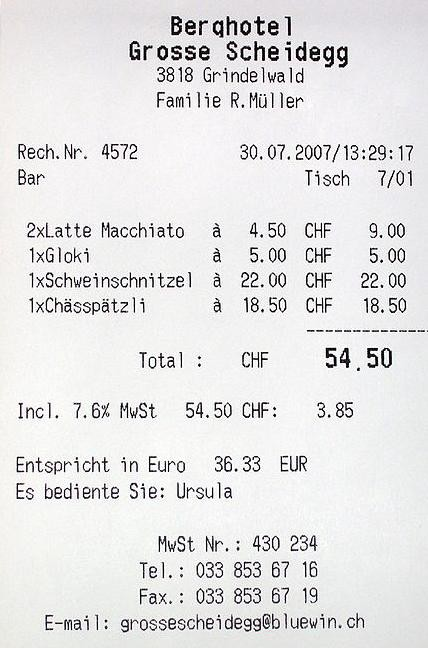
#> input picture OCR-tesseract/receipt_image.jpg, 428 x 648 px
$ python -i ocr_functions.py   (imports and definitions only)
#> lines starting #> are read from the running program, lines starting #| are printed output that depends on the picture; after the words box and inside, x2 and y2 are one past the last pixel; in counts of white or black regions, pixels touching at a corner belong together
#> further down, picture is the input picture: shape (648, 428, 3); mean B, G, R 227.8, 227.6, 228.1
import cv2
import numpy as np
import matplotlib.pyplot as plt
import pytesseract
from pytesseract import Output


# show multiple images
# [14 lines left out: function show_images, not called in this run]

# show image
def show_img(img, caption='OCR'):
    cv2.imshow(caption, img)
    cv2.waitKey(0)

# get grayscale image
def get_grayscale(image):
    return cv2.cvtColor(image, cv2.COLOR_BGR2GRAY)

# noise removal
def remove_noise(image):
    return cv2.medianBlur(image,5)

#thresholding
# [4 lines left out: function thresholding, not called in this run]

#dilation
def dilate(image):
    kernel = np.ones((5,5),np.uint8)
    return cv2.dilate(image, kernel, iterations = 1)

#erosion
def erode(image):
    kernel = np.ones((5,5),np.uint8)
    return cv2.erode(image, kernel, iterations = 1)

#opening - erosion followed by dilation
def opening(image):
    kernel = np.ones((5,5),np.uint8)
    return cv2.morphologyEx(image, cv2.MORPH_OPEN, kernel)

#canny edge detection
def canny(image):
    return cv2.Canny(image, 100, 200)

#skew correction
def deskew(image):
    gray = cv2.cvtColor(image, cv2.COLOR_BGR2GRAY)
    gray = cv2.bitwise_not(gray)
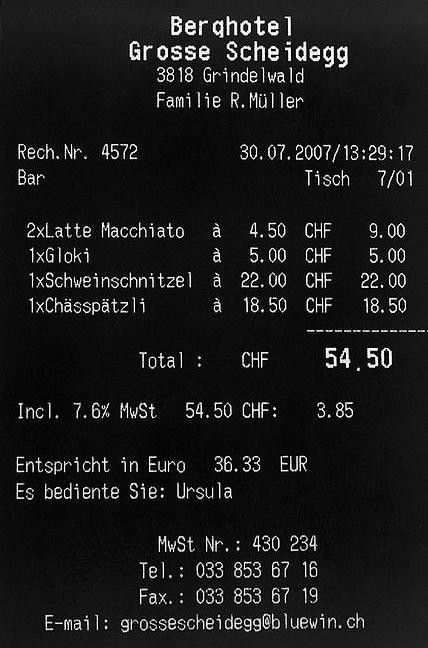
#> gray: shape (648, 428); min 0, max 255, mean 27.2
    thresh = cv2.threshold(gray, 0, 255,
        cv2.THRESH_BINARY | cv2.THRESH_OTSU)[1]
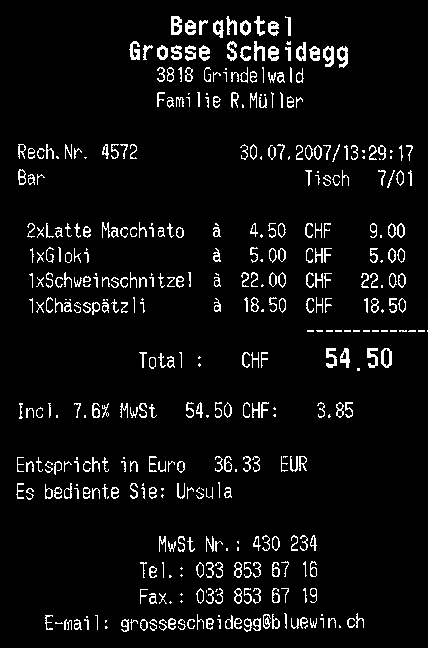
#> thresh: shape (648, 428); 5.7% white in thin lines or dots
    coords = np.column_stack(np.where(thresh > 0))
#> coords = 15849 pairs, first value 16 to 631, second value 16 to 427
    angle = cv2.minAreaRect(coords)[-1]
#> angle = -0.327
    if angle < -45:
        angle = -(90 + angle)
    else:
        angle = -angle
#> angle = 0.327
    (h, w) = image.shape[:2]
#> h = 648; w = 428
    center = (w // 2, h // 2)
#> center = (214, 324)
    M = cv2.getRotationMatrix2D(center, angle, 1.0)
#> M = [[1, 0.00571, -1.85], [-0.00571, 1, 1.23]]
    rotated = cv2.warpAffine(image, M, (w, h),
        flags=cv2.INTER_CUBIC, borderMode=cv2.BORDER_REPLICATE)
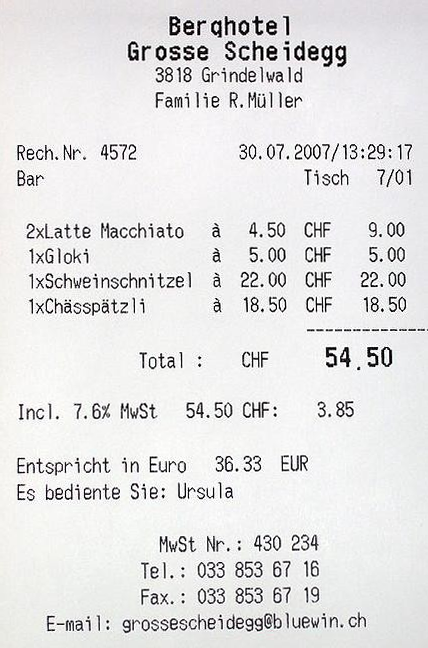
#> rotated: shape (648, 428, 3); mean B, G, R 227.6, 227.4, 227.9
    return rotated

#template matching
def match_template(image, template):
    return cv2.matchTemplate(image, template, cv2.TM_CCOEFF_NORMED)

# Get words from image
def words_from_image(img):
    d = pytesseract.image_to_data(img, output_type=Output.DICT)
    print(d.keys())

>>> import cv2
>>> picture = cv2.imread('receipt_image.jpg')
>>> result = deskew(picture)

$ run again, on OCR-tesseract/text_image.jpg
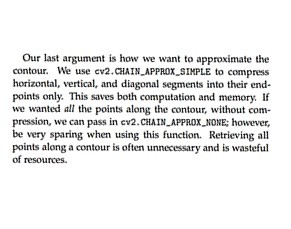
#> input picture OCR-tesseract/text_image.jpg, 291 x 229 px
#> picture is the input picture: shape (229, 291, 3); mean B, G, R 236.5, 236.5, 236.5
#> in deskew, `gray = cv2.bitwise_not(gray)`:
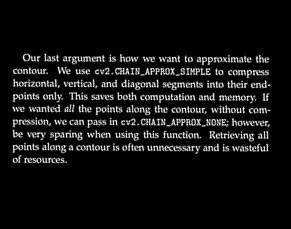
#> gray: shape (229, 291); min 0, max 255, mean 18.5
#> in deskew, `thresh = cv2.threshold(gray, 0, 255, cv2.THRESH_BINARY | cv2.THRESH_OT..`:
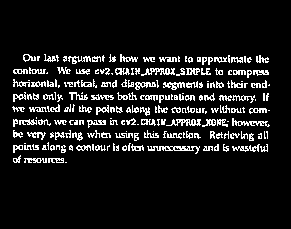
#> thresh: shape (229, 291); 9.9% white in thin lines or dots, all inside (x1, y1, x2, y2) = (12, 54, 270, 163)
#> coords = 6611 pairs, first value 54 to 162, second value 12 to 269
#> in deskew, `angle = cv2.minAreaRect(coords)[-1]`: angle = -90
#> in deskew, `angle = -(90 + angle)`: angle = 0
#> M = [[1, 0, 0], [0, 1, 0]]
